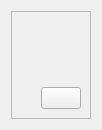
<?xml version="1.0" encoding="UTF-8"?>
<ui version="4.0">
 <class>KUserFeedback::NotificationPopup</class>
 <widget class="QWidget" name="KUserFeedback::NotificationPopup">
  <property name="geometry">
   <rect>
    <x>0</x>
    <y>0</y>
    <width>102</width>
    <height>130</height>
   </rect>
  </property>
  <layout class="QVBoxLayout" name="verticalLayout_2">
   <item>
    <widget class="QFrame" name="frame">
     <property name="frameShape">
      <enum>QFrame::StyledPanel</enum>
     </property>
     <property name="frameShadow">
      <enum>QFrame::Raised</enum>
     </property>
     <layout class="QVBoxLayout" name="verticalLayout">
      <item>
       <layout class="QHBoxLayout" name="horizontalLayout">
        <item>
         <widget class="QLabel" name="title">
          <property name="font">
           <font>
            <weight>75</weight>
            <bold>true</bold>
           </font>
          </property>
         </widget>
        </item>
        <item>
         <widget class="QPushButton" name="closeButton">
          <property name="sizePolicy">
           <sizepolicy hsizetype="Fixed" vsizetype="Fixed">
            <horstretch>0</horstretch>
            <verstretch>0</verstretch>
           </sizepolicy>
          </property>
          <property name="flat">
           <bool>true</bool>
          </property>
         </widget>
        </item>
       </layout>
      </item>
      <item>
       <widget class="QLabel" name="message">
        <property name="wordWrap">
         <bool>true</bool>
        </property>
       </widget>
      </item>
      <item>
       <layout class="QHBoxLayout" name="horizontalLayout_2">
        <item>
         <spacer name="horizontalSpacer">
          <property name="orientation">
           <enum>Qt::Horizontal</enum>
          </property>
          <property name="sizeHint" stdset="0">
           <size>
            <width>40</width>
            <height>20</height>
           </size>
          </property>
         </spacer>
        </item>
        <item>
         <widget class="QPushButton" name="actionButton"/>
        </item>
       </layout>
      </item>
     </layout>
    </widget>
   </item>
  </layout>
 </widget>
 <resources/>
 <connections/>
</ui>
